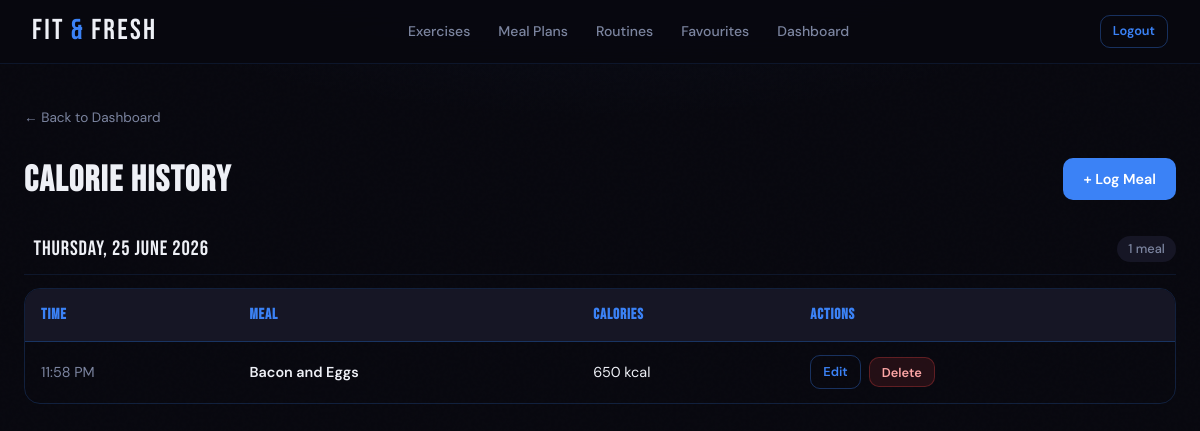
The app's page /calorie-history (signed in) with its own data.
### tables this page shows
CREATE TABLE calorie_entry (id INTEGER PRIMARY KEY AUTOINCREMENT, user_id INTEGER NOT NULL, entry_date TEXT NOT NULL DEFAULT (DATETIME('now')), meal TEXT NOT NULL, calories REAL NOT NULL, FOREIGN KEY (user_id) REFERENCES user(id));

### App.py (the view)
@app.route("/calorie-history")
def calorie_history():
    if "user_id" not in session: #Redirects users to the home page if they are not logged into an account
        return redirect(url_for("home"))
    conn = get_db() #Opens a database connection to query the user's exercise records
    entries = conn.execute("SELECT * FROM calorie_entry WHERE user_id = ? ORDER BY entry_date DESC", (session["user_id"],)).fetchall() #Retrieves all workouts for the logged-in user, sorted by most recent first
    conn.close()
    processed_entries = [] #Initialises an empty list to store database records converted into editable Python dictionaries
    for entry in entries:
        entry_dict = dict(entry)
        entry_dict["local_time"] = local_time(entry["entry_date"]) #Appends a new key holding the entry's timestamp converted to Sydney local time
        entry_dict["entry_date"] = datetime.strptime(entry["entry_date"], "%Y-%m-%d %H:%M:%S")
        processed_entries.append(entry_dict)
    grouped_entries = {} #Initialises an empty dictionary to organise the processed meals by their calendar day
    for entry in processed_entries:
        date_key = entry["local_time"].strftime("%Y-%m-%d")
        if date_key not in grouped_entries:
            grouped_entries[date_key] = []
        grouped_entries[date_key].append(entry)
    grouped_list = [] #Initializes an empty list to store the final structured timeline data for the frontend
    for date_key, day_entries in grouped_entries.items():
        try:
            formatted = datetime.strptime(date_key, "%Y-%m-%d").strftime("%A, %d %B %Y") #Converts the standard date text string into a calendar format
        except (ValueError, TypeError): #Uses the raw, unformatted date text string if parsing fails
            formatted = date_key
        grouped_list.append((date_key, formatted, day_entries))
    return render_template("calorie_tracker.html", entries = processed_entries, grouped_entries = grouped_list)

### App.py (called while the page is built)
@app.template_filter("fmt_num")
def fmt_num(value):
    try:
        f = round(float(value), 2) #Converts the input into a decimal number rounded to two decimal places
        if f == int(f): #Returns the value as a clean integer string if it has no decimals
            return str(int(f))
        return f'{f:.2f}'.rstrip("0") #Returns a decimal string with trailing zeros removed from the second decimal place
    except: #Returns to original unchanged value if any step causes an error
        return value

def local_time(utc_dt_str):
    local_tz = pytz.timezone("Australia/Sydney") #Sets the local time zone to Australia/Sydney
    utc_dt = datetime.strptime(utc_dt_str, "%Y-%m-%d %H:%M:%S") #Converts the raw input text string into a native Python datetime object
    return utc_dt.replace(tzinfo=pytz.utc).astimezone(local_tz) #Tags the datetime as UTC and shifts it to the corresponding Sydney time zone

### DB_Models.py (called while the page is built)
def get_db():
    os.makedirs(os.path.dirname(DB_PATH), exist_ok = True) #Creates the instance folder if it doesn't exist
    conn = sqlite3.connect(DB_PATH, timeout = 10) #Connects to the database file. Timeout = 10 makes SQLite wait up to 10 seconds for a lock to clear instead of causing an error.
    conn.row_factory = sqlite3.Row #Allows columns to be accessed by name instead of index
    conn.execute("PRAGMA foreign_keys = ON") #Enforces foreign key constraints
    conn.execute("PRAGMA journal_mode = WAL") #Write-Ahead Logging lets reads and writes happen at the same time, greatly reducing "database is locked" errors
    conn.execute("PRAGMA busy_timeout = 10000") #Backup lock wait of 10 seconds at the SQLIte engine level
    return conn

### templates/calorie_tracker.html (shortened to what this page needs)
{% extends "base.html" %}
{% block content %}
<div class="page">
    <div class="page-header">
        <div>
            {% if session.role == "gym_goer" %}
            <a href="{{ url_for('gym_goer_dashboard') }}" class="back-link">← Back to Dashboard</a>
            {% else %}
            <a href="{{ url_for('personal_trainer_dashboard') }}" class="back-link">← Back to Dashboard</a>
            {% endif %}
            <h2>Calorie History</h2>
        </div>
        <a href="/log-calories" class="btn btn-primary">+ Log Meal</a>
    </div>
    {% if entries %}
    {% for date_key, formatted_date, day_entries in grouped_entries %}
    <div class="date-group">
        <div class="date-group-heading">
            <span>{{ formatted_date }}</span>
            <span class="date-group-count">{{ day_entries | length }} meal{{ 's' if day_entries | length != 1 else '' }}</span>
        </div>
        <div class="table-wrap">
            <table>
                <thead>
                    <tr>
                        <th>Time</th>
                        <th>Meal</th>
                        <th>Calories</th>
                        <th>Actions</th>
                    </tr>
                </thead>
                <tbody>
                    {% for entry in day_entries %}
                    <tr>
                        <td style="color:var(--text-muted);">{{ entry.local_time.strftime("%I:%M %p") }}</td>
                        <td><strong>{{ entry.meal }}</strong></td>
                        <td>{{ entry.calories | fmt_num }} kcal</td>
                        <td>
                            <div class="table-actions">
                                <a href="{{ url_for('edit_calories', entry_id=entry.id) }}" class="btn btn-outline btn-sm">Edit</a>
                                <form action="{{ url_for('delete_calories', entry_id=entry.id) }}" method="POST">
                                    <button type="submit" class="btn btn-danger btn-sm">Delete</button>
                                </form>
                            </div>
                        </td>
                    </tr>
                    {% endfor %}
                </tbody>
            </table>
        </div>
    </div>
    {% endfor %}
    {% endif %}
</div>
{% endblock %}

### static/style.css (style rules this page uses)
:root { --bg: #08080f; --bg-card: #0f0f1a; --bg-raised: #161625; --bg-input: #111120; --accent: #3b82f6; --accent-dim: #1d4ed8; --accent-glow: rgba(59,130,246,0.18); --accent-line: rgba(59,130,246,0.35); --text: #eef0f6; --text-muted: #7c85a0; --text-dim: #3a3f55; --border: rgba(59,130,246,0.12); --border-card: rgba(59,130,246,0.20); --success: #10b981; --danger: #ef4444; --warning: #f59e0b; --radius: 10px; --radius-lg: 16px; --nav-h: 64px; }
*, *::before, *::after { box-sizing: border-box; margin: 0; padding: 0; }
html { scroll-behavior: smooth; }
body { font-family: 'DM Sans', sans-serif; background: var(--bg); color: var(--text); min-height: 100vh; line-height: 1.6; background-image: radial-gradient(ellipse 80% 50% at 50% -20%, rgba(59,130,246,0.08) 0%, transparent 70%); }
body::before { content: ''; position: fixed; inset: 0; pointer-events: none; z-index: 0; opacity: 0.4; }
h1, h2, h3 { font-family: 'Bebas Neue', sans-serif; letter-spacing: 0.04em; line-height: 1.1; }
h2 { font-size: clamp(1.6rem, 3vw, 2.4rem); }
a { color: var(--accent); text-decoration: none; transition: color .2s; }
strong { color: var(--text); font-weight: 600; }
.page { position: relative; z-index: 1; max-width: 1200px; margin: 0 auto; padding: 2.5rem 1.5rem 4rem; }
.btn { display: inline-flex; align-items: center; gap: 0.4rem; padding: 0.6rem 1.25rem; border-radius: var(--radius); font-family: 'DM Sans', sans-serif; font-size: 0.9rem; font-weight: 600; cursor: pointer; border: none; transition: all .2s; text-decoration: none !important; white-space: nowrap; }
.btn-primary { background: var(--accent); color: #fff; }
.btn-outline { background: transparent; color: var(--accent); border: 1px solid var(--accent-line); }
.btn-danger { background: rgba(239,68,68,0.12); color: #fca5a5; border: 1px solid rgba(239,68,68,0.3); }
.btn-sm { padding: 0.35rem 0.75rem; font-size: 0.8rem; }
.table-wrap { overflow-x: auto; border-radius: var(--radius-lg); border: 1px solid var(--border-card); }
table { width: 100%; border-collapse: collapse; }
thead { background: var(--bg-raised); }
thead th { padding: 0.85rem 1rem; text-align: left; font-family: 'Bebas Neue', sans-serif; font-size: 0.95rem; letter-spacing: 0.06em; color: var(--accent); border-bottom: 1px solid var(--border-card); white-space: nowrap; }
tbody tr { border-bottom: 1px solid var(--border); transition: background .15s; }
tbody tr:last-child { border-bottom: none; }
td { padding: 0.85rem 1rem; font-size: 0.9rem; color: var(--text); vertical-align: middle; }
.table-actions { display: flex; gap: 0.5rem; align-items: center; }
.page-header { display: flex; align-items: flex-end; justify-content: space-between; margin-bottom: 2rem; flex-wrap: wrap; gap: 1rem; }
.page-header h2 { color: var(--text); margin-top: 0.5rem; }
.back-link { display: inline-flex; align-items: center; gap: 0.4rem; font-size: 0.85rem; color: var(--text-muted) !important; margin-bottom: 1.5rem; transition: color .2s; }
.date-group { margin-bottom: 2rem; }
.date-group-heading { display: flex; align-items: center; gap: 0.6rem; font-family: 'Bebas Neue', sans-serif; font-size: 1.3rem; letter-spacing: 0.04em; color: var(--text); margin-bottom: 0.85rem; padding-bottom: 0.5rem; border-bottom: 1px solid var(--border); }
.date-group-count { margin-left: auto; font-family: 'DM Sans', sans-serif; font-size: 0.8rem; font-weight: 500; letter-spacing: normal; color: var(--text-muted); background: var(--bg-raised); padding: 0.2rem 0.7rem; border-radius: 99px; }

### records on screen
calorie_entry: local_time "11:58 PM", meal "Bacon and Eggs", calories|fmt_num "650"

### other values on screen
{{ day_entries | length }} "1"
